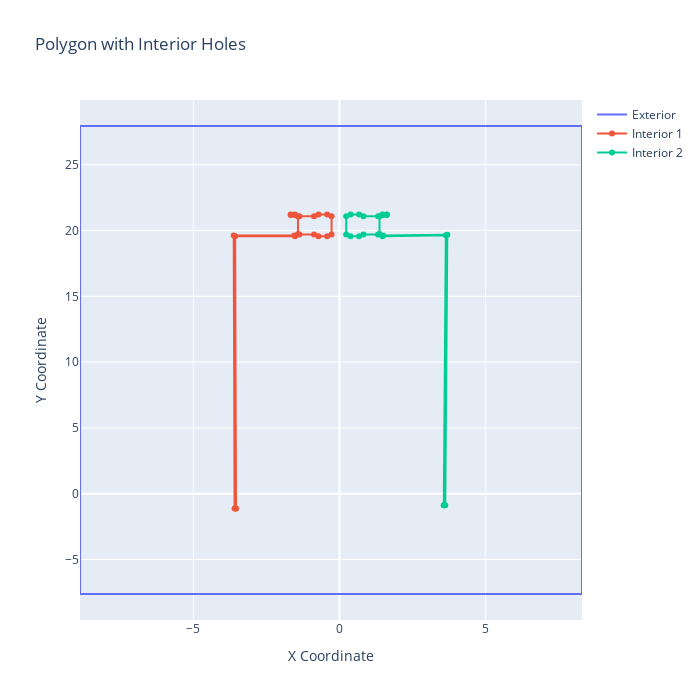

The code cell stored with this chart in its notebook:
### Code cell
# Parse the WKT polygon
geometry2 = from_wkt(
    "POLYGON ((-8.88 -7.63, 8.3 -7.63, 8.3 27.95, -8.88 27.95, -8.88 -7.63), (-3.54 -1.13, -3.57 19.57, -1.52 19.57, -1.37 19.71,  -0.87 19.71, -0.72 19.57, -0.42 19.57, -0.27 19.71, -0.27 21.09, -0.42 21.23, -0.72 21.23, -0.87 21.09, -1.37 21.09, -1.52 21.23, -1.67 21.23, -1.67 21.18, -1.545 21.18, -1.4200000000000002 21.065, -1.4200000000000002 19.735, -1.545 19.62, -3.6199999999999997 19.62, -3.59 -1.13, -3.54 -1.13), (3.57 -0.89, 3.64 19.64, 1.47 19.57, 1.32 19.71, 0.82 19.71, 0.67 19.57, 0.38 19.57, 0.23 19.71, 0.23 21.09, 0.38 21.23, 0.67 21.23, 0.82 21.09, 1.32 21.09, 1.47 21.23, 1.62 21.23, 1.62 21.18, 1.4949999999999999 21.18, 1.37 21.065, 1.37 19.735, 1.4949999999999999 19.62, 3.69 19.69, 3.6199999999999997 -0.89, 3.57 -0.89))"
)


# Extract exterior coordinates
exterior_x, exterior_y = geometry2.exterior.xy

# Extract interior coordinates (holes)
interiors = [list(interior.coords.xy) for interior in geometry2.interiors]
exterior_x = list(geometry2.exterior.xy[0])
exterior_y = list(geometry2.exterior.xy[1])

# Extract interior coordinates (holes) as lists
interiors = [
    (list(interior.xy[0]), list(interior.xy[1])) for interior in geometry2.interiors
]

# Create the figure
fig = go.Figure()

# Plot exterior
fig.add_trace(go.Scatter(x=exterior_x, y=exterior_y, mode="lines", name="Exterior"))

# Plot interiors (holes)
for i, (x, y) in enumerate(interiors):
    fig.add_trace(go.Scatter(x=x, y=y, mode="lines+markers", name=f"Interior {i+1}"))
    print(f"Interior {i+1}. {x = }, {y = }")



# fig.add_trace(go.Scatter(x=combined_x, y=combined_y, mode='lines+markers', fill='toself', name='Combined Polygon'))

# Update layout
fig.update_layout(
    title="Polygon with Interior Holes",
    xaxis_title="X Coordinate",
    yaxis_title="Y Coordinate",
    showlegend=True,
    width=700,
    height=700,
)

fig.show()

### Figure 1 — Plotly figure (JSON) as saved in the notebook; plotly's stock layout.template omitted (floating-point values rounded to 4 significant figures)
{"data": [{"mode": "lines", "name": "Exterior", "type": "scatter", "x": [-8.88, 8.3, 8.3, -8.88, -8.88], "y": [-7.63, -7.63, 27.95, 27.95, -7.63]}, {"mode": "lines+markers", "name": "Interior 1", "type": "scatter", "x": [-3.54, -3.57, -1.52, -1.37, -0.87, -0.72, -0.42, -0.27, -0.27, -0.42, -0.72, -0.87, -1.37, -1.52, -1.67, -1.67, -1.545, -1.42, -1.42, -1.545, -3.62, -3.59, -3.54], "y": [-1.13, 19.57, 19.57, 19.71, 19.71, 19.57, 19.57, 19.71, 21.09, 21.23, 21.23, 21.09, 21.09, 21.23, 21.23, 21.18, 21.18, 21.07, 19.73, 19.62, 19.62, -1.13, -1.13]}, {"mode": "lines+markers", "name": "Interior 2", "type": "scatter", "x": [3.57, 3.64, 1.47, 1.32, 0.82, 0.67, 0.38, 0.23, 0.23, 0.38, 0.67, 0.82, 1.32, 1.47, 1.62, 1.62, 1.495, 1.37, 1.37, 1.495, 3.69, 3.62, 3.57], "y": [-0.89, 19.64, 19.57, 19.71, 19.71, 19.57, 19.57, 19.71, 21.09, 21.23, 21.23, 21.09, 21.09, 21.23, 21.23, 21.18, 21.18, 21.07, 19.73, 19.62, 19.69, -0.89, -0.89]}], "layout": {"height": 700, "showlegend": true, "title": {"text": "Polygon with Interior Holes"}, "width": 700, "xaxis": {"title": {"text": "X Coordinate"}}, "yaxis": {"title": {"text": "Y Coordinate"}}}}
